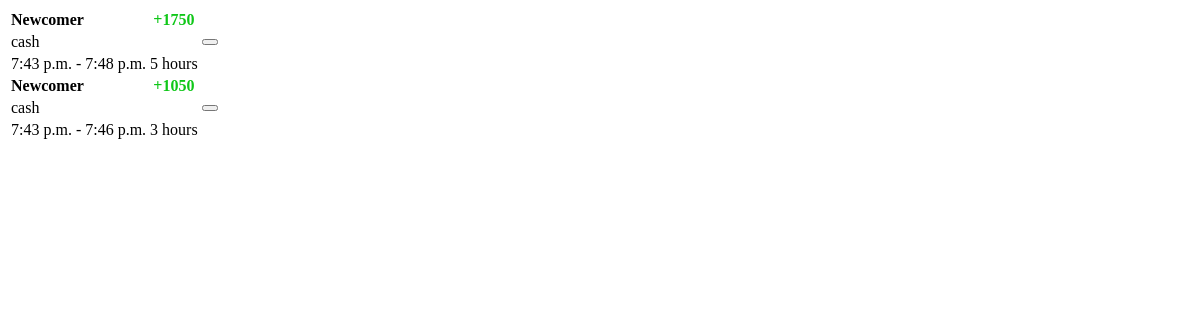
The app's page /history/27, older data.
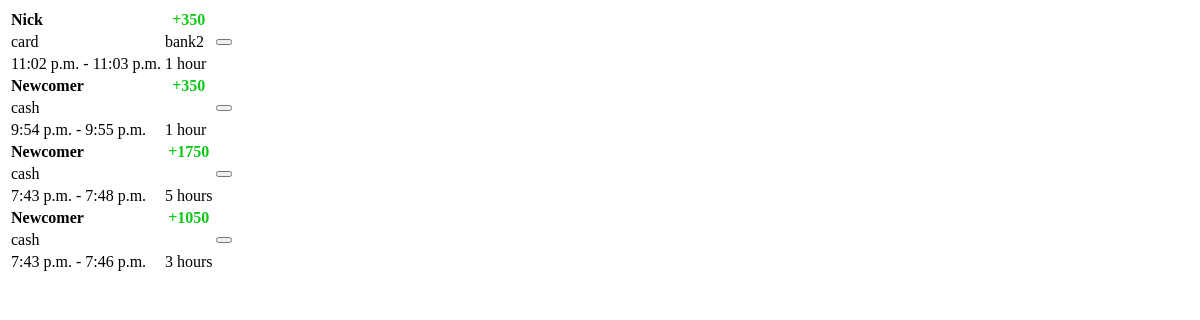
The same page, newer data.
### customers/models.py (models this page shows, shortened)
class Customer(models.Model):
    gender = models.CharField(max_length=10)
    customer_type = models.CharField(max_length=20)
    name = models.CharField(max_length=100)
    hours = models.DecimalField(max_digits=4, decimal_places=2, default=1.0)
    status = models.CharField(max_length=20, default="active")
    payment = models.CharField(max_length=10, default="cash")
    bank = models.CharField(max_length=20, blank=True, null=True)
    start_time = models.DateTimeField(auto_now_add=True)
    end_time = models.DateTimeField()
    cost = models.DecimalField(max_digits=6, decimal_places=2)
    playground = models.ForeignKey(Playground, on_delete=models.CASCADE)
    playground_detail = models.ForeignKey(PlaygroundDetail, on_delete=models.CASCADE)

### customers/views.py (the view)
# urls.py: path("history/<int:id>", views.history_detail, name="history-detail"),
@require_safe
def history_detail(request, id):
    playground_detail = PlaygroundDetail.objects.get(pk=id)
    rows = Customer.objects.filter(playground_detail=playground_detail, status="finished").order_by("-end_time")
    print(playground_detail.id)
    return render(request, "customers/history-detail.html", {
        "rows": rows,
        "form": CustomerForm(),
        })

### customers/templates/customers/history-detail.html (shortened to what this page needs)
<div class="day-detail">
<table>
{% for row in rows %}
        <thead>
            <tr style="padding-top: 20px;">
                <th style="text-align: left;"> {{ row.name }} </th>
                <th class="price-paid" style="color: #0fc718;">
                    +{{ row.cost|floatformat }}
                </th>
            </tr>
        </thead>
        <tbody>
            <tr>
                <td style="text-align: left;"> {{ row.payment }} </td>
                <td>
                    {% if row.bank %}
                        {{ row.bank }}
                    {% endif %}
                </td>
                <td class="btn-pencil-cell">
                    <button type="button" class="btn btn-sm btn-pencil" onclick="editDetail(this.closest('tbody'), {{row.id}}); "></button>
                </td>
            </tr>
            <tr>
                <td class="last-row" style="text-align: left;"> {{row.start_time|time}} - {{row.end_time|time}} </td>
                {% if row.hours == 1 %}
                <td class="last-row"> {{row.hours|floatformat}} hour </td>
                {% else %}
                <td class="last-row"> {{row.hours|floatformat}} hours </td>
                {% endif %}
            </tr>
        </tbody>
        {% endfor %}
    </table>
</div>

Row changes from the older to the newer data that the page shows:
added Customer: name "Nick", cost "350", payment "card", bank "bank2", start_time "11:02 p.m.", end_time "11:03 p.m.", hours "1"
added Customer: name "Newcomer", cost "350", payment "cash", start_time "9:54 p.m.", end_time "9:55 p.m.", hours "1"
